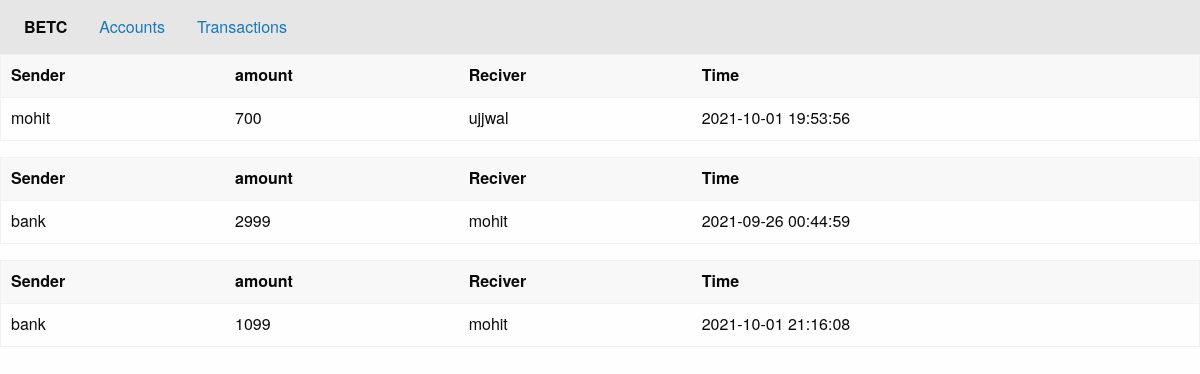
Screenshot of /transactions/mohit with the database file from the repository.
### app/models.py (models this page shows)
class Transactions(db.Model):
    id = db.Column(db.Integer, primary_key=True)
    sender = db.Column(db.String, nullable=False)
    reciever = db.Column(db.String, nullable=False)
    dateTime = db.Column(db.DateTime, default=func.now())
    amount =  db.Column(db.Integer,nullable=True)

### app/routes.py (the view)
@app.route("/transactions/<username>", methods=["GET"])
def transaction(username):
    try:
        wallet = Wallet.query.filter_by(username=username).first()
        if len(wallet.username) < 1:
            return "User not found"
        sends = Transactions.query.filter_by(sender=username)
        recieves = Transactions.query.filter_by(reciever=username)
        return render_template("transaction.html", recieves=recieves,
        sends=sends,
        username=username)
    except: return "something went wrong"

### app/templates/transaction.html (shortened to what this page needs)
{% extends "index.html" %}
{% block content %}
    {% for send in sends %}
    <table id='result' class='display'>
      <thead>
        <tr>
          <th>Sender</th>
          <th>amount</th>
          <th>Reciver</th>
          <th>Time</th>
        </tr>
      </thead>
      <tbody>
        <tr>
          <td>{{ send.sender }}</td>
          <td>{{ send.amount }}</td>
          <td>{{send.reciever}}</td>
          <td>{{send.dateTime}}</td>
    {% endfor %}
        </tr>
      </tbody>
    </table>
    {% for recieve in recieves %}
  <table id='result' class='display'>
    <thead>
      <tr>
        <th>Sender</th>
        <th>amount</th>
        <th>Reciver</th>
        <th>Time</th>
      </tr>
    </thead>
    <tbody>
      <tr>
        <td>{{recieve.sender}}</td>
        <td>{{recieve.amount}}</td>
        <td>{{recieve.reciever}}</td>
        <td>{{recieve.dateTime}}</td>
      </tr>
    </tbody>
  </table>
    {% endfor %}
{% endblock %}

### rows the page displays
Transactions: sender "mohit", amount "700", reciever "ujjwal", dateTime "2021-10-01 19:53:56"
Transactions: sender "bank", amount "2999", reciever "mohit", dateTime "2021-09-26 00:44:59"
Transactions: sender "bank", amount "1099", reciever "mohit", dateTime "2021-10-01 21:16:08"
